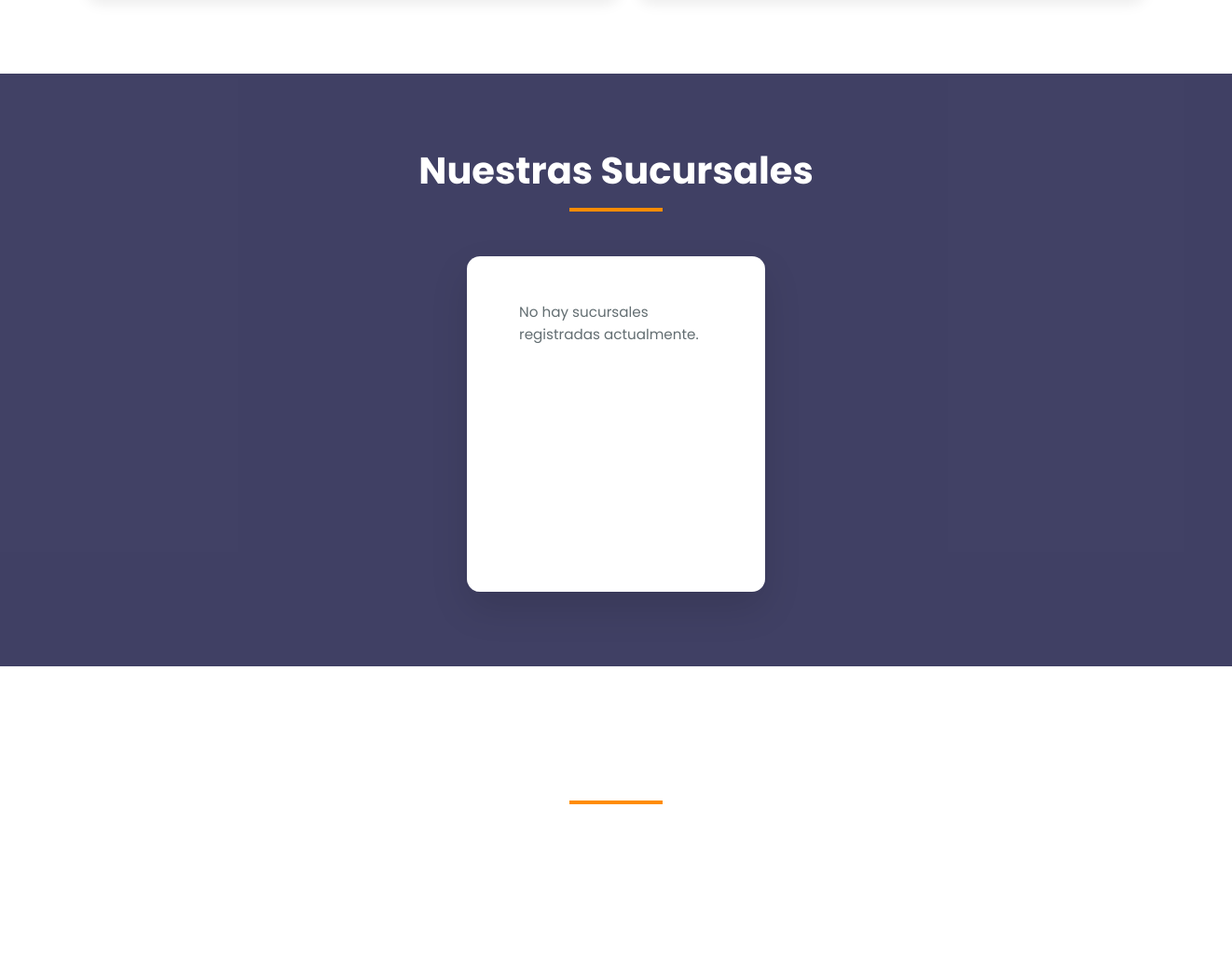
/contacto/ (middle part), run on an earlier commit of the app's database.
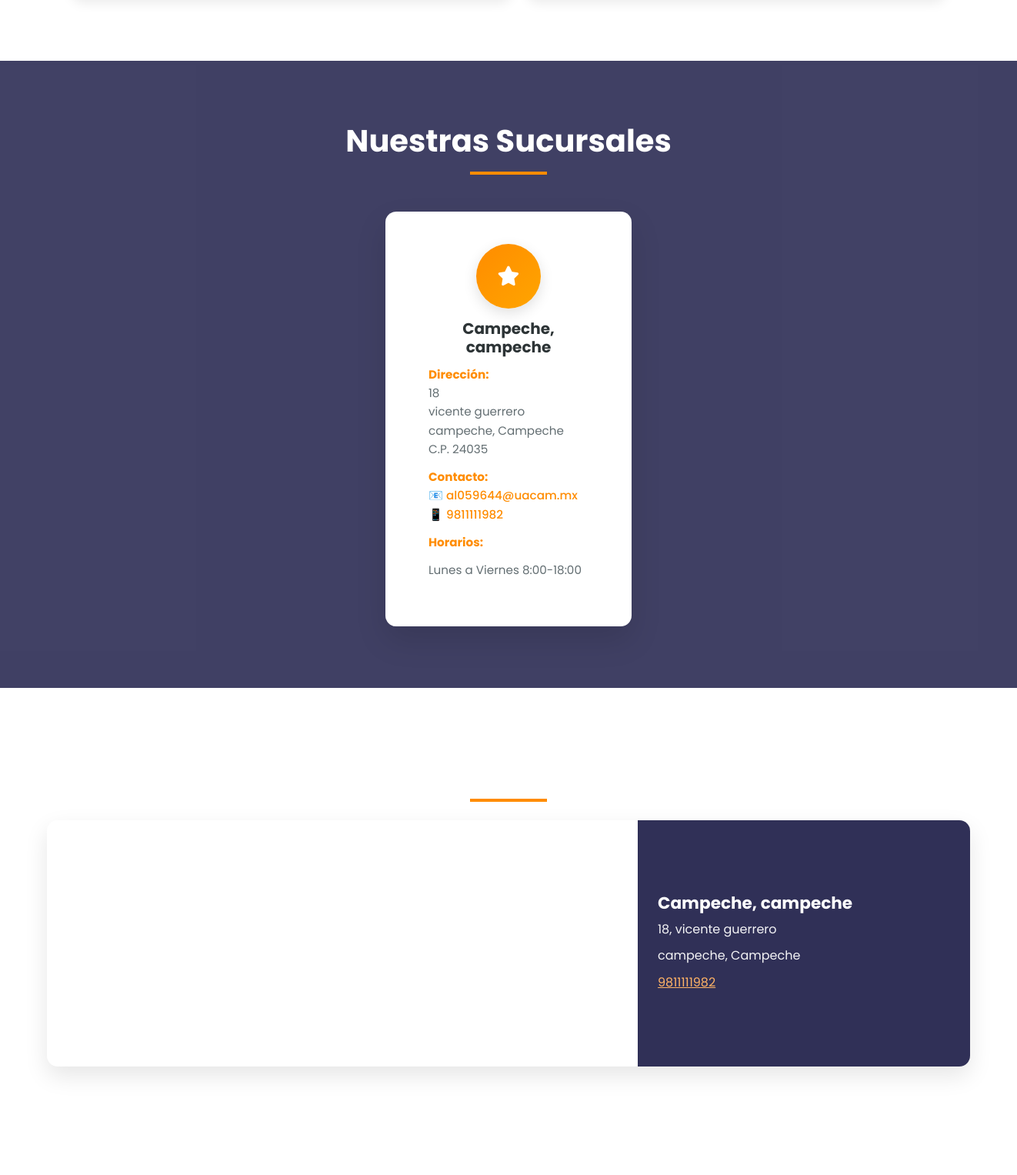
And on a later commit of the database.
### store/models.py (models this page shows, shortened)
class Branch(models.Model):
    name = models.CharField(max_length=200, verbose_name="Nombre de la Sucursal")
    code = models.CharField(max_length=20, unique=True, verbose_name="Código de Sucursal")
    address = models.CharField(max_length=300, verbose_name="Dirección")
    neighborhood = models.CharField(max_length=100, verbose_name="Colonia", blank=True, null=True)
    city = models.CharField(max_length=100, verbose_name="Ciudad")
    state = models.CharField(max_length=3, choices=MEXICAN_STATES, verbose_name="Estado")
    zipcode = models.CharField(max_length=10, verbose_name="Código Postal")
    phone = models.CharField(max_length=20, verbose_name="Teléfono")
    whatsapp = models.CharField(max_length=20, blank=True, null=True, verbose_name="WhatsApp")
    email = models.EmailField(verbose_name="Email")
    schedule = models.TextField(verbose_name="Horario de Atención",
                               help_text="Ej: Lunes a Viernes 8:00-18:00")
    manager = models.ForeignKey(User, on_delete=models.SET_NULL, null=True, blank=True,
                               verbose_name="Encargado", related_name='managed_branches')
    is_active = models.BooleanField(default=True, verbose_name="Activa")
    is_main = models.BooleanField(default=False, verbose_name="Sucursal Principal")
    latitude = models.DecimalField(max_digits=9, decimal_places=6, null=True, blank=True,
                                  verbose_name="Latitud")
    longitude = models.DecimalField(max_digits=9, decimal_places=6, null=True, blank=True,
                                   verbose_name="Longitud")
    created_at = models.DateTimeField(auto_now_add=True)
    updated_at = models.DateTimeField(auto_now=True)
    class Meta:
        ordering = ['-is_main', 'name']
        verbose_name = "Sucursal"
        verbose_name_plural = "Sucursales"
    @property
    def total_products(self):
        return self.product_branches.count()

### store/views.py (the view, shortened to what this page needs)
# urls.py: path('contacto/', views.contacto, name="contacto"),
def contacto(request):
    branches = Branch.objects.filter(is_active=True).order_by('-is_main', 'name')
    context = {
        'branches': branches,
        'cartItems': 0  # Ajusta según tu lógica de carrito
    }
    return render(request, 'store/contacto.html', context)

### store/templates/store/contacto.html (shortened to what this page needs)
{% extends 'store/base.html' %}
{% load static %}
{% block content %}
<section class="contact-section">
</section>
<section class="values-section">
    <div class="section-title">
       <h2 style="color: white;">Nuestras Sucursales</h2>
        <div class="underline"></div>
    </div>
    <div class="values-grid" style="max-width: 1200px;">
        {% for branch in branches %}
        <div class="value-card">
            <div class="value-icon">
                {% if branch.is_main %}
                    <i class="fas fa-star"></i>
                {% elif branch.is_active %}
                    <i class="fas fa-store"></i>
                {% else %}
                    <i class="fas fa-hammer"></i>
                {% endif %}
            </div>
            <h3>{{ branch.name }}</h3>
            {% if branch.is_active %}
                <p><strong>Dirección:</strong><br>
                {{ branch.address }}<br>
                {% if branch.neighborhood %}{{ branch.neighborhood }}<br>{% endif %}
                {{ branch.city }}, {{ branch.get_state_display }}<br>
                C.P. {{ branch.zipcode }}</p>
                <p><strong>Contacto:</strong><br>
                📧 <a href="mailto:{{ branch.email }}">{{ branch.email }}</a><br>
                {% if branch.whatsapp %}
                📱 <a href="https://wa.me/{{ branch.whatsapp|cut:' '|cut:'+'|cut:'-' }}" target="_blank">{{ branch.phone }}</a>
                {% else %}
                📱 {{ branch.phone }}
                {% endif %}
                </p>
                <p><strong>Horarios:</strong><br>
                {{ branch.schedule|linebreaks }}</p>
            {% endif %}
        </div>
        {% empty %}
        <div class="value-card">
            <p>No hay sucursales registradas actualmente.</p>
        </div>
        {% endfor %}
    </div>
</section>
<section class="map-section">
    <div class="section-title" style="margin-bottom: 1.5rem;">
        <h2 style="color: white;">Ubicaciones en Mapa</h2>
        <div class="underline"></div>
    </div>
    <div style="display: grid; grid-template-columns: repeat(auto-fit, minmax(400px, 1fr)); gap: 2rem; max-width: 1200px; margin: 0 auto;">
        {% for branch in branches %}
        {% if branch.is_active and branch.latitude and branch.longitude %}
        <div style="text-align: center;">
            <div class="map-card">
                <div class="map-frame">
                    <iframe
                        src="https://maps.google.com/maps?q={{ branch.latitude }},{{ branch.longitude }}&z=15&output=embed"
                        loading="lazy"
>
                    </iframe>
                </div>
                <div class="map-info">
                    <h3>{{ branch.name }}</h3>
                    <p>{{ branch.address }}{% if branch.neighborhood %}, {{ branch.neighborhood }}{% endif %}</p>
                    <p style="margin-top:8px;">{{ branch.city }}, {{ branch.get_state_display }}</p>
                    {% if branch.phone %}
                    <p style="margin-top:10px;"><a href="tel:{{ branch.phone }}" style="color: #ffb366; text-decoration:underline;">{{ branch.phone }}</a></p>
                    {% endif %}
                </div>
            </div>
        </div>
        {% endif %}
        {% endfor %}
    </div>
</section>
{% endblock %}

What changed in the data, as far as the page shows it:
added Branch: is_main True (drawn), name "Campeche, campeche", address "18", neighborhood "vicente guerrero", city "campeche", state "Campeche", zipcode "24035", email "al059644@uacam.mx", phone "9811111982", schedule "Lunes a Viernes 8:00-18:00"
Also different on the page:
text no longer shown: "No hay sucursales registradas actualmente."
